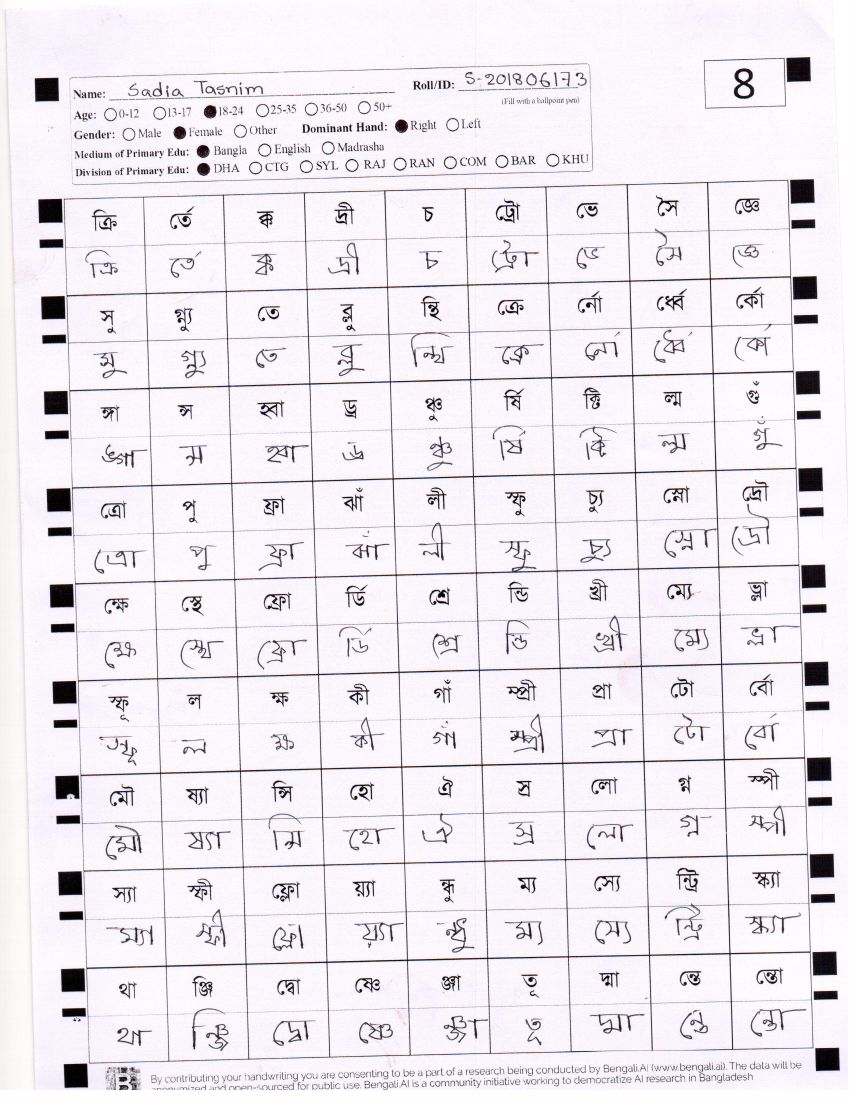
%> input picture data/error/scan0000.jpg, 2550 x 3300 px (shown at 1/3 size)
$ octave --eval "result = markerCentroids(imread('../data/error/scan0000.jpg'));"   (GNU Octave 9; MATLAB toolbox functions it lacks are replaced by stand-ins)
%> lines starting %> are read from the running program, lines starting %| are printed output that depends on the picture; in (x1, y1, x2, y2) boxes, pixels count from 0 and x2, y2 are one past the last pixel; in counts of white or black regions, pixels touching at a corner belong together; the program's own positions count from 1
function centroids = markerCentroids(img,disp)
if nargin<2
    disp = false;
end
img = ~imbinarize(rgb2gray(img));
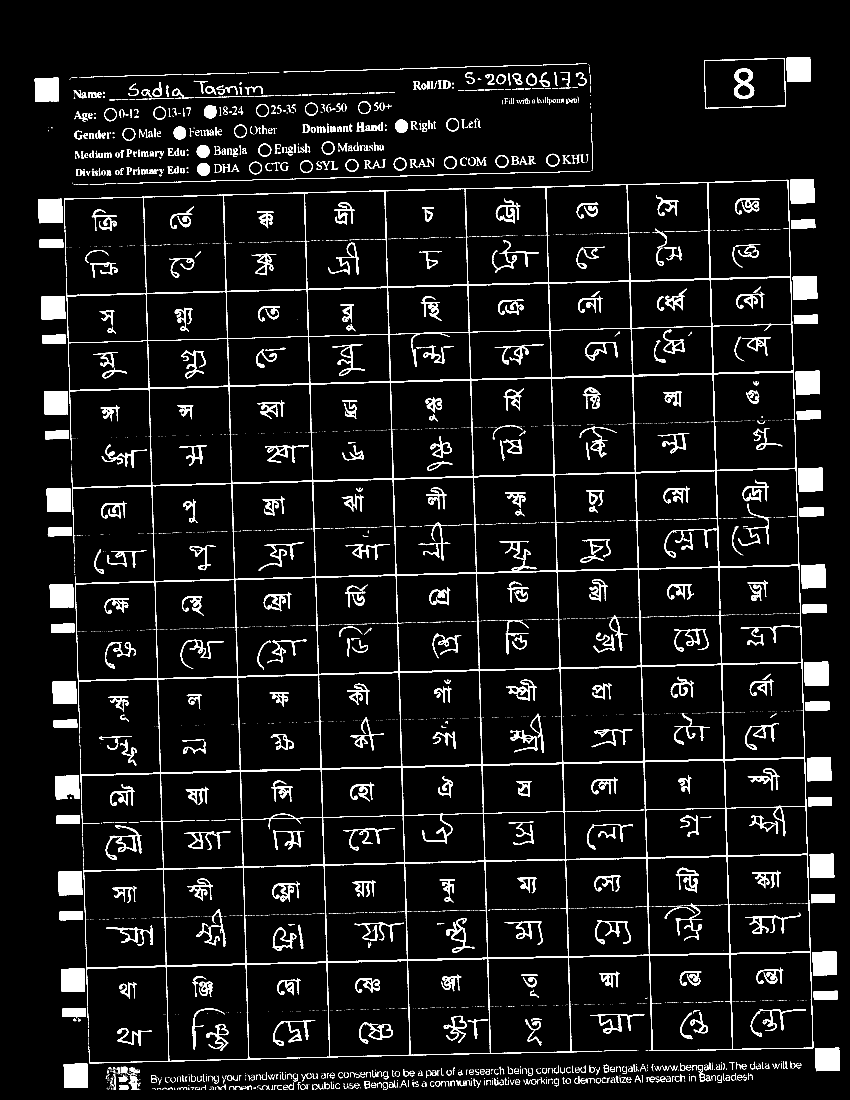
%> img: size 3300x2550 logical (shown at 1/3 size); 6.5% white; 4088 white regions (3100 under 20 px), largest, box (x1, y1, x2, y2) and area: (192, 539, 2440, 3190) 139886, (2359, 171, 2432, 246) 5142, (2413, 1985, 2486, 2058) 5102
img = bwareaopen(img,2500);
CC = bwconncomp(img);
%> CC = 24 connected components
L = labelmatrix(CC);
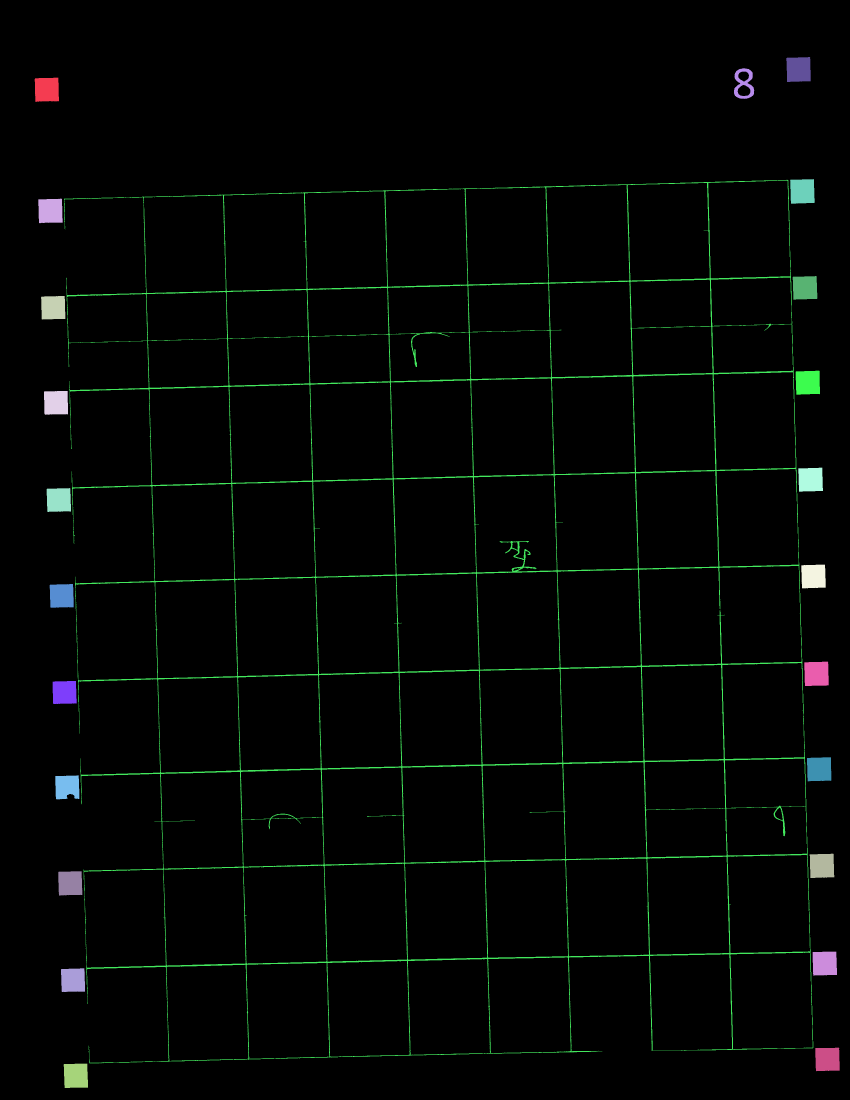
%> L: size 3300x2550 uint8 (shown at 1/3 size); 25 distinct labels, from 0 to 24; one colour per label, 0 black
s = regionprops(CC,'Extent');
%> s = 24 regions; first 5, Extent: 0.933, 0.933, 0.939, 0.965, 0.938
img = ismember(L, find([s.Extent] >= .7));
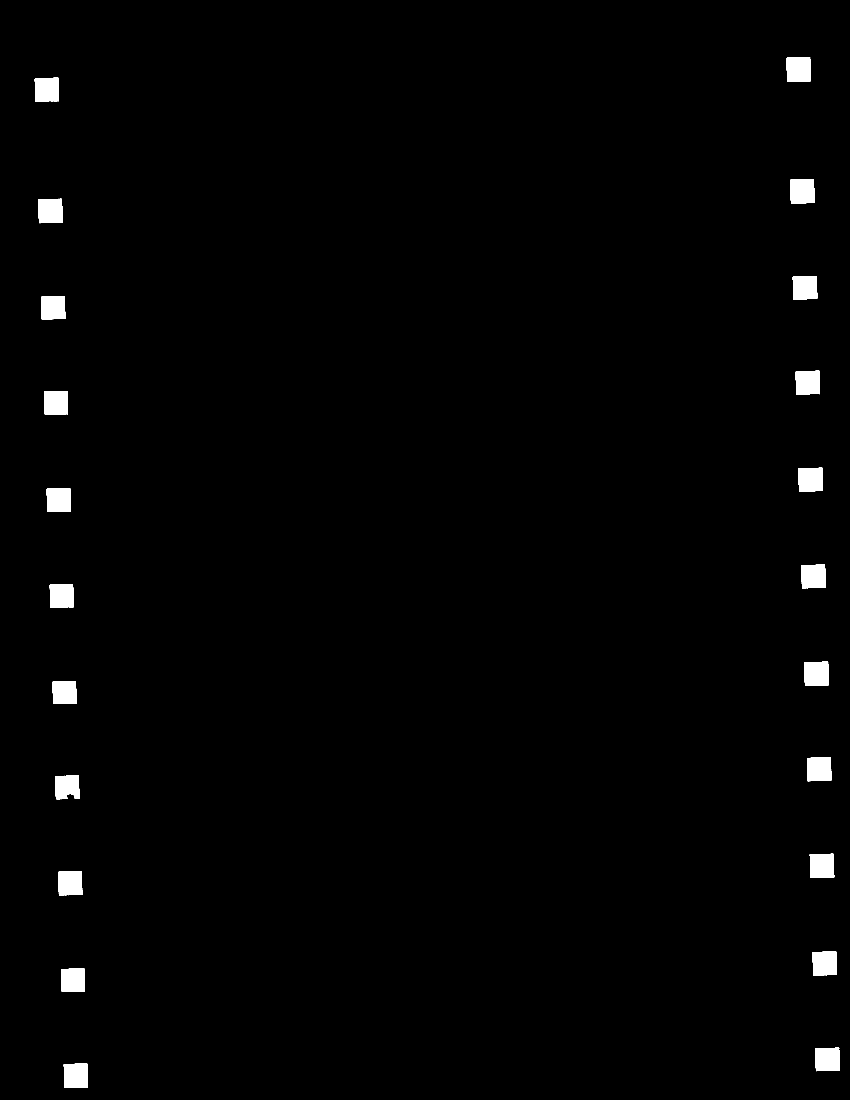
%> img: size 3300x2550 logical (shown at 1/3 size); 1.3% white; 22 white regions, largest, box (x1, y1, x2, y2) and area: (2359, 171, 2432, 246) 5142, (2413, 1985, 2486, 2058) 5102, (2370, 537, 2444, 611) 5080
s = regionprops(img,'Centroid');
%> s = 22 regions; first 5, Centroid: [141.1 269.5], [151.9 633.3], [160.3 923.7], [168.6 1208.8], [177 1500.6]
centroids = cat(1, s.Centroid);
%> centroids = 22 rows, first 12: [141.1 269.5; 151.9 633.3; 160.3 923.7; 168.6 1208.8; 177 1500.6; 185.8 1788.2; 194.2 2078; 201.9 2360.9; 211.3 2650.5; 219.8 2941.1; 228.3 3227.9; 2396.4 209]
%> `result = markerCentroids(imread('../data/error/scan0000.jpg'));`: result has the same summary as centroids in markerCentroids
if disp
    imshow(img)
    hold(imgca,'on')
    plot(imgca,centroids(:,1), centroids(:,2), 'r*')
    hold(imgca,'off')
end
end

$ run again, on data/error/scan0020.jpg
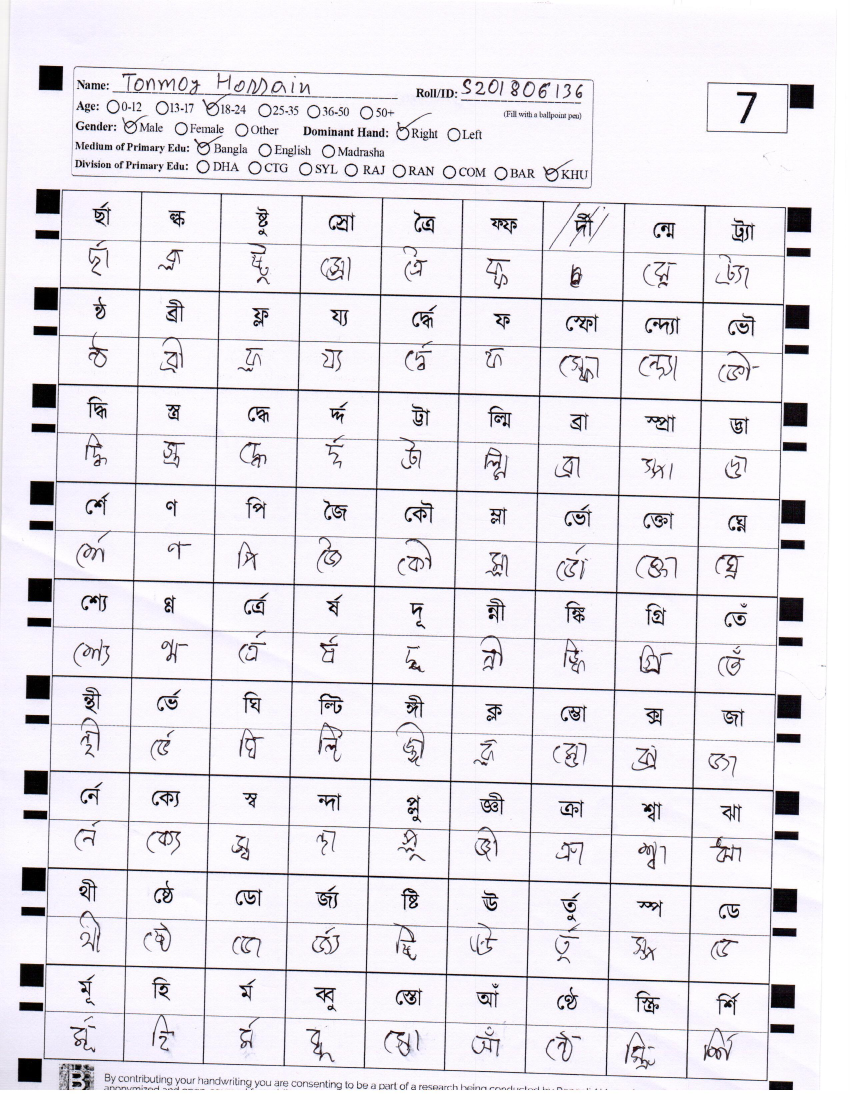
%> input picture data/error/scan0020.jpg, 2550 x 3300 px (shown at 1/3 size)
%> in markerCentroids, `img = bwareaopen(img,2500);`:
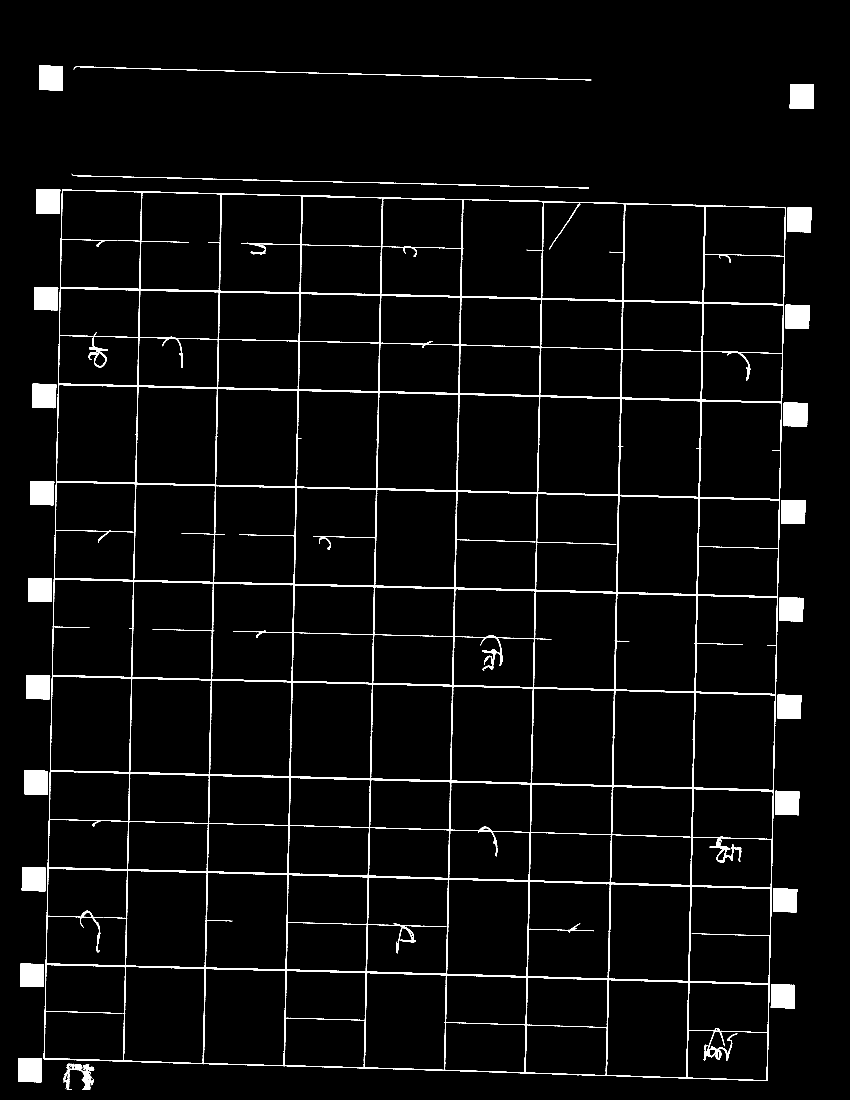
%> img: size 3300x2550 logical (shown at 1/3 size); 3.7% white; 25 white regions, largest, box (x1, y1, x2, y2) and area: (131, 568, 2358, 3243) 200866, (2362, 622, 2435, 697) 5258, (108, 567, 181, 642) 5219
%> CC = 25 connected components
%> L: size 3300x2550 uint8; 26 distinct labels, from 0 to 25
%> in markerCentroids, `s = regionprops(CC,'Extent');`: s = 25 regions; first 5, Extent: 0.958, 0.961, 0.951, 0.962, 0.946
%> in markerCentroids, `img = ismember(L, find([s.Extent] >= .7));`:
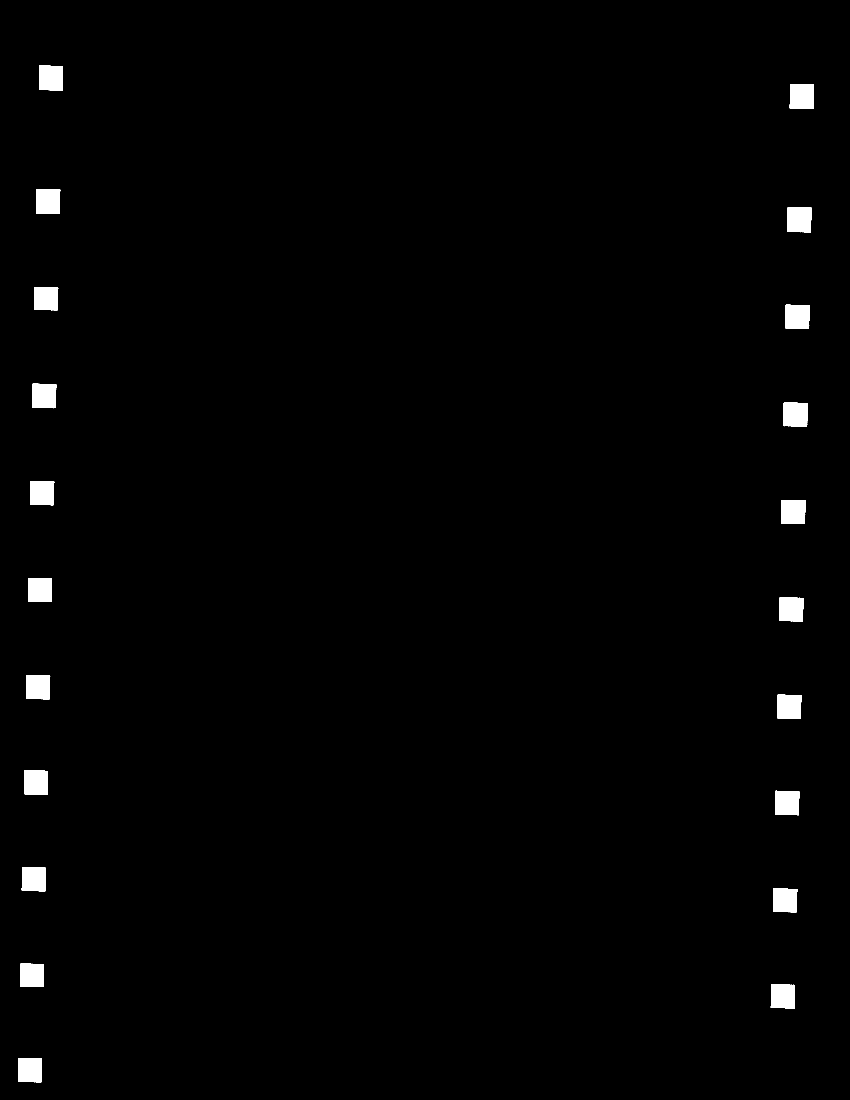
%> img: size 3300x2550 logical (shown at 1/3 size); 1.3% white; 21 white regions, largest, box (x1, y1, x2, y2) and area: (2362, 622, 2435, 697) 5258, (108, 567, 181, 642) 5219, (117, 196, 189, 272) 5190
%> in markerCentroids, `s = regionprops(img,'Centroid');`: s = 21 regions; first 5, Centroid: [90.2 3211.2], [96.2 2926.2], [102.1 2638.3], [108.6 2348.1], [114.6 2062.1]
%> centroids = 21 rows, first 12: [90.23 3211.2; 96.24 2926.2; 102.1 2638.3; 108.6 2348.1; 114.6 2062.1; 120.5 1770.6; 126.6 1479.7; 133.2 1188.1; 138.6 896.6; 144.6 604.9; 153.4 234.6; 2349.5 2989.6]
%> result has the same summary as centroids in markerCentroids
